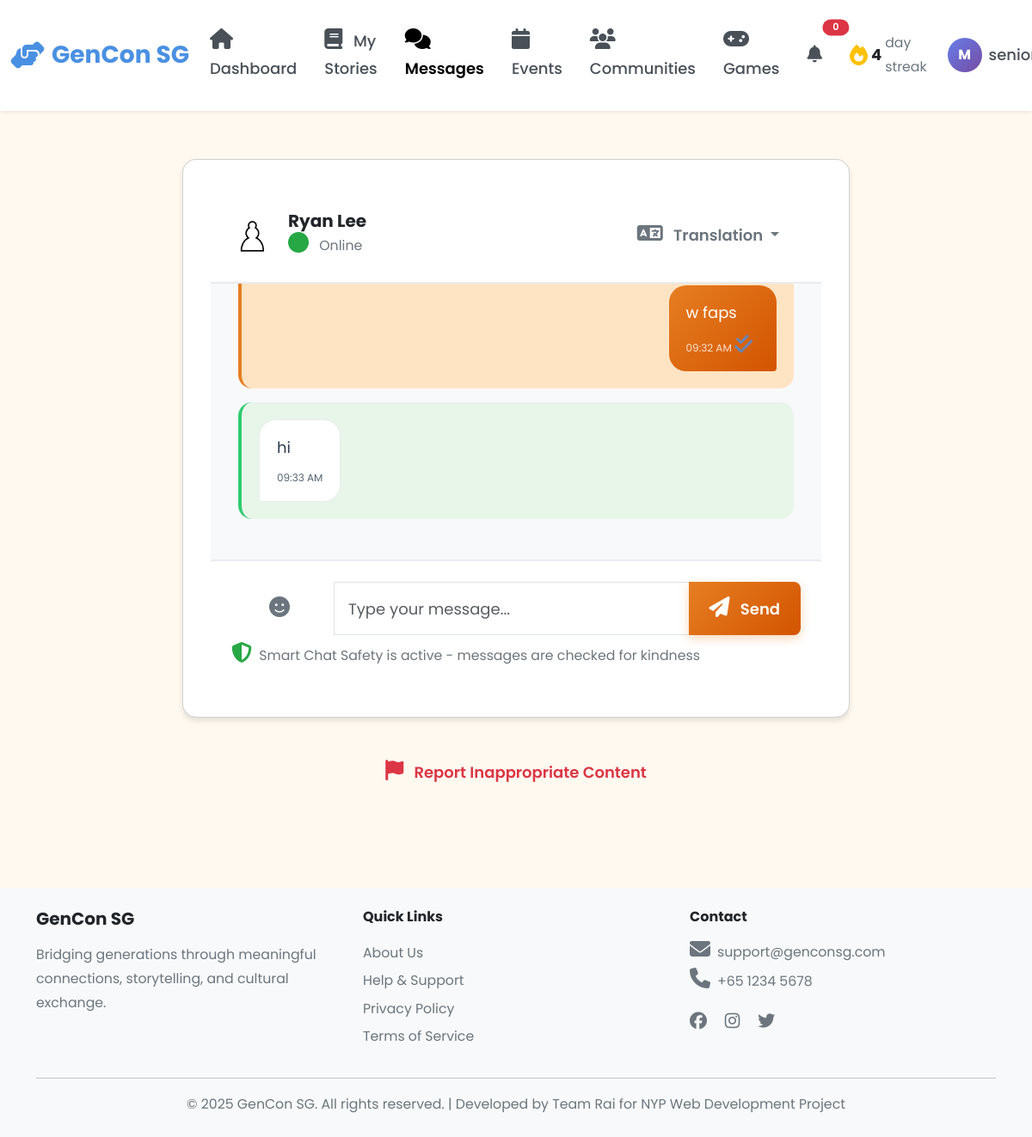
Before: /senior/messages (signed in) with the older database file.
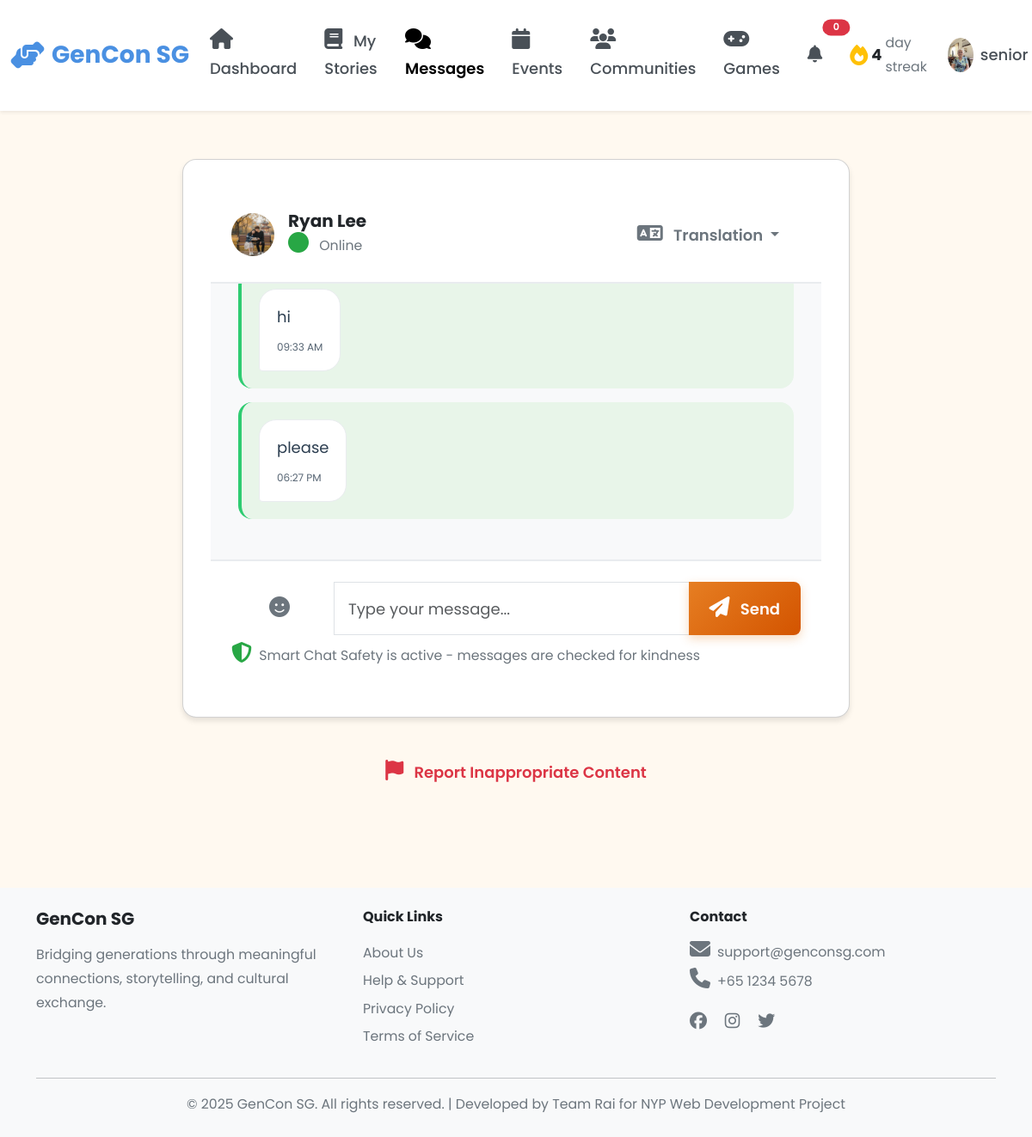
After: the same page with the newer database file.
### models.py (models this page shows, shortened)
class User(db.Model):
    __tablename__ = 'users'
    id = db.Column(db.Integer, primary_key=True)
    username = db.Column(db.String(80), unique=True, nullable=False, index=True)
    password_hash = db.Column(db.String(255), nullable=False)
    email = db.Column(db.String(120), unique=True, nullable=False, index=True)
    full_name = db.Column(db.String(120), nullable=False)
    phone = db.Column(db.String(20))
    age = db.Column(db.Integer, nullable=False)
    bio = db.Column(db.Text)  # User biography
    school = db.Column(db.String(255))  # School or organization for youth
    role = db.Column(db.String(20), nullable=False)  # 'senior', 'youth', or 'admin'
    profile_picture = db.Column(db.String(255), default='images/default-avatar.png')
    disable_reason = db.Column(db.Text)
    interests_json = db.Column(db.Text)  # Stores interests as JSON array
    languages_json = db.Column(db.Text)  # Stores languages as JSON array
    accessibility_settings_json = db.Column(db.Text)  # Stores settings as JSON object
    created_at = db.Column(db.DateTime, default=datetime.utcnow, nullable=False)
    last_active = db.Column(db.DateTime, default=datetime.utcnow, nullable=False)
    is_active = db.Column(db.Boolean, default=True)
    stories = db.relationship('Story', back_populates='user', lazy='dynamic')
    sent_messages = db.relationship('Message', foreign_keys='Message.sender_id',
                                   back_populates='sender', lazy='dynamic')
    received_messages = db.relationship('Message', foreign_keys='Message.recipient_id',
                                       back_populates='recipient', lazy='dynamic')
    senior_pairs = db.relationship('Pair', foreign_keys='Pair.senior_id',
                                   back_populates='senior', lazy='dynamic')
    youth_pairs = db.relationship('Pair', foreign_keys='Pair.youth_id',
                                 back_populates='youth', lazy='dynamic')
    streak = db.relationship('Streak', back_populates='user', uselist=False)
    badges = db.relationship('Badge', back_populates='user', lazy='dynamic')
    checkins = db.relationship('Checkin', back_populates='user', lazy='dynamic')
    @property
    def interests(self):
        """Get interests as Python list from JSON string."""
        if self.interests_json:
            return json.loads(self.interests_json)
        return []
    @interests.setter
    def interests(self, value):
        """Set interests from Python list, store as JSON string."""
        self.interests_json = json.dumps(value)
    @property
    def languages(self):
        """Get languages as Python list from JSON string."""
        if self.languages_json:
            return json.loads(self.languages_json)
        return []
    @languages.setter
    def languages(self, value):
        """Set languages from Python list, store as JSON string."""
        self.languages_json = json.dumps(value)
    @property
    def accessibility_settings(self):
        """Get accessibility settings as Python dict from JSON string."""
        if self.accessibility_settings_json:
            return json.loads(self.accessibility_settings_json)
        return {}

class Message(db.Model):
    __tablename__ = 'messages'
    id = db.Column(db.Integer, primary_key=True)
    sender_id = db.Column(db.Integer, db.ForeignKey('users.id'), nullable=False, index=True)
    recipient_id = db.Column(db.Integer, db.ForeignKey('users.id'), nullable=False, index=True)
    content = db.Column(db.Text, nullable=False)
    original_language = db.Column(db.String(10), default='en')
    translated_content = db.Column(db.Text)  # Translated version
    is_voice = db.Column(db.Boolean, default=False)
    voice_url = db.Column(db.String(255))
    is_flagged = db.Column(db.Boolean, default=False)  # Flagged by safety system
    created_at = db.Column(db.DateTime, default=datetime.utcnow, nullable=False, index=True)
    sender = db.relationship('User', foreign_keys=[sender_id], back_populates='sent_messages')
    recipient = db.relationship('User', foreign_keys=[recipient_id], back_populates='received_messages')
    reports = db.relationship('ChatReport', back_populates='message', lazy='dynamic')

### blueprints/senior.py (the view, shortened to what this page needs)
@senior_bp.route('/messages', methods=['GET', 'POST'])
@login_required
def messages():
    user_id = session['user_id']
    pair = Pair.query.filter_by(senior_id=user_id, status='active').first()
    if not pair:
        flash('You are not currently paired with a youth volunteer', 'info')
        return render_template('senior/messages.html', buddy=None, messages=[])
    buddy = User.query.get(pair.youth_id)
    messages = Message.query.filter(
        ((Message.sender_id == user_id) & (Message.recipient_id == buddy.id)) |
        ((Message.sender_id == buddy.id) & (Message.recipient_id == user_id))
    ).order_by(Message.created_at).all()
    return render_template('senior/messages.html', buddy=buddy, messages=messages)

### app.py (called while the page is built)
@app.context_processor
def inject_user():
    user_streak = 0
    if 'user_id' in session:
        from models import Streak
        streak = Streak.query.filter_by(user_id=session['user_id']).first()
        if streak:
            user_streak = streak.current_streak
    return dict(session=session, user_streak=user_streak)

@app.after_request
def add_security_headers(response):
    csp = (
        "default-src 'self'; "
        "script-src 'self' 'unsafe-inline' 'unsafe-eval' blob: https://cdn.jsdelivr.net https://cdnjs.cloudflare.com; "
        "style-src 'self' 'unsafe-inline' https://cdn.jsdelivr.net https://cdnjs.cloudflare.com https://fonts.googleapis.com; "
        "font-src 'self' https://cdnjs.cloudflare.com https://fonts.gstatic.com; "
        "img-src 'self' data: blob: https:; "
        "connect-src 'self' ws: wss: https://cdn.jsdelivr.net https://cdnjs.cloudflare.com; "
        "worker-src 'self' blob:;"
    )
    response.headers['Content-Security-Policy'] = csp
    return response

@app.template_filter('format_date')
def format_date_filter(date, format='%B %d, %Y'):
    if date:
        return (date + timedelta(hours=8)).strftime(format)
    return ''

### templates/senior/messages.html (shortened to what the changed rows need)
{% extends "base.html" %}
{% block body_class %}messages-page{% endblock %}
{% block content %}
<div class="container-fluid py-4">
    <div class="row">
        <div class="col-lg-8 mx-auto">
            {% if buddy %}
            <div class="card chat-card">
                <div class="chat-header">
                    <div class="d-flex align-items-center">
                        <img src="{{ url_for('static', filename='images/' + buddy.profile_picture) }}"
                             alt="{{ buddy.full_name }}"
                             class="rounded-circle me-3"
                             style="width: 50px; height: 50px; object-fit: cover;">
                        <div>
                            <h5 class="mb-0">{{ buddy.full_name }}</h5>
                            <small class="text-muted">
                                <i class="fas fa-circle text-success"></i> Online
                            </small>
                        </div>
                        <div class="ms-auto">
                            <div class="btn-group">
                                <button class="btn btn-sm btn-outline-secondary dropdown-toggle"
                                        data-bs-toggle="dropdown">
                                    <i class="fas fa-language me-2"></i>
                                    Translation
                                </button>
                            </div>
                        </div>
                    </div>
                </div>
                <div class="chat-messages" id="chatMessages">
                    {% if messages %}
                        {% for message in messages %}
                        <div class="message {% if message.sender_id == session.user_id %}message-sent{% else %}message-received{% endif %}">
                            <div class="message-content">
                                <p class="mb-1">{{ message.content }}</p>
                                <small class="message-time">
                                    {{ message.created_at|format_date('%I:%M %p') }}
                                    {% if message.sender_id == session.user_id %}
                                        <i class="fas fa-check-double text-primary"></i>
                                    {% endif %}
                                </small>
                            </div>
                        </div>
                        {% endfor %}
                    {% else %}
                        <div class="text-center py-5 text-muted">
                            <i class="fas fa-comments fa-3x mb-3"></i>
                            <p>No messages yet. Start a conversation!</p>
                        </div>
                    {% endif %}
                </div>
                <div class="chat-input">
                    <form id="messageForm" method="POST" action="{{ url_for('senior.messages') }}">
                        <div class="input-group">
                            <button class="btn btn-outline-secondary" type="button"
                                    data-bs-toggle="dropdown">
                                <i class="fas fa-smile"></i>
                            </button>
                            <input type="text"
                                   class="form-control"
                                   id="messageInput"
                                   name="message"
                                   placeholder="Type your message..."
                                   autocomplete="off"
                                   required>
                            <button class="btn btn-primary" type="submit">
                                <i class="fas fa-paper-plane"></i>
                                Send
                            </button>
                        </div>
                        <small class="text-muted mt-2 d-block">
                            <i class="fas fa-shield-alt text-success me-1"></i>
                            Smart Chat Safety is active - messages are checked for kindness
                        </small>
                    </form>
                </div>
            </div>
            <div class="text-center mt-3">
                <button class="btn btn-sm btn-outline-danger" data-bs-toggle="modal" data-bs-target="#reportModal">
                    <i class="fas fa-flag me-2"></i>
                    Report Inappropriate Content
                </button>
            </div>
            {% endif %}
        </div>
    </div>
</div>
{% endblock %}

Changed rows visible on the page:
no longer on this page (row unchanged): Message: content "w faps", created_at "09:32 AM"
changed User "Ryan Lee": profile_picture: picture added in place of a placeholder
added Message: content "please", created_at "06:27 PM"
Other visible differences:
{{ session.get('full_name', 'U')[0] | upper }}: "M" → (not shown)
